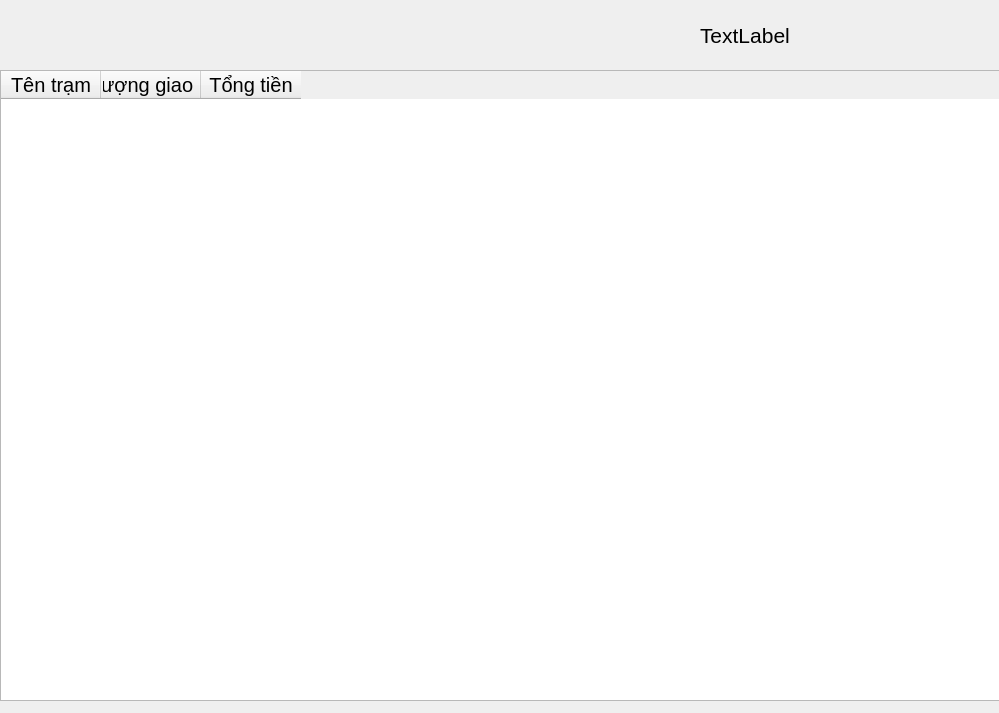
<?xml version="1.0" encoding="UTF-8"?>
<ui version="4.0">
 <class>Doanhthu</class>
 <widget class="QDialog" name="Doanhthu">
  <property name="geometry">
   <rect>
    <x>0</x>
    <y>0</y>
    <width>999</width>
    <height>713</height>
   </rect>
  </property>
  <property name="windowTitle">
   <string>Dialog</string>
  </property>
  <widget class="QTableWidget" name="tableWidget">
   <property name="geometry">
    <rect>
     <x>0</x>
     <y>70</y>
     <width>1001</width>
     <height>631</height>
    </rect>
   </property>
   <property name="font">
    <font>
     <pointsize>15</pointsize>
    </font>
   </property>
   <column>
    <property name="text">
     <string>Tên trạm</string>
    </property>
   </column>
   <column>
    <property name="text">
     <string>Số lượng giao dịch</string>
    </property>
   </column>
   <column>
    <property name="text">
     <string>Tổng tiền</string>
    </property>
   </column>
  </widget>
  <widget class="QLabel" name="lblTongtien">
   <property name="geometry">
    <rect>
     <x>700</x>
     <y>10</y>
     <width>281</width>
     <height>51</height>
    </rect>
   </property>
   <property name="font">
    <font>
     <pointsize>16</pointsize>
    </font>
   </property>
   <property name="text">
    <string>TextLabel</string>
   </property>
  </widget>
 </widget>
 <resources/>
 <connections/>
</ui>
